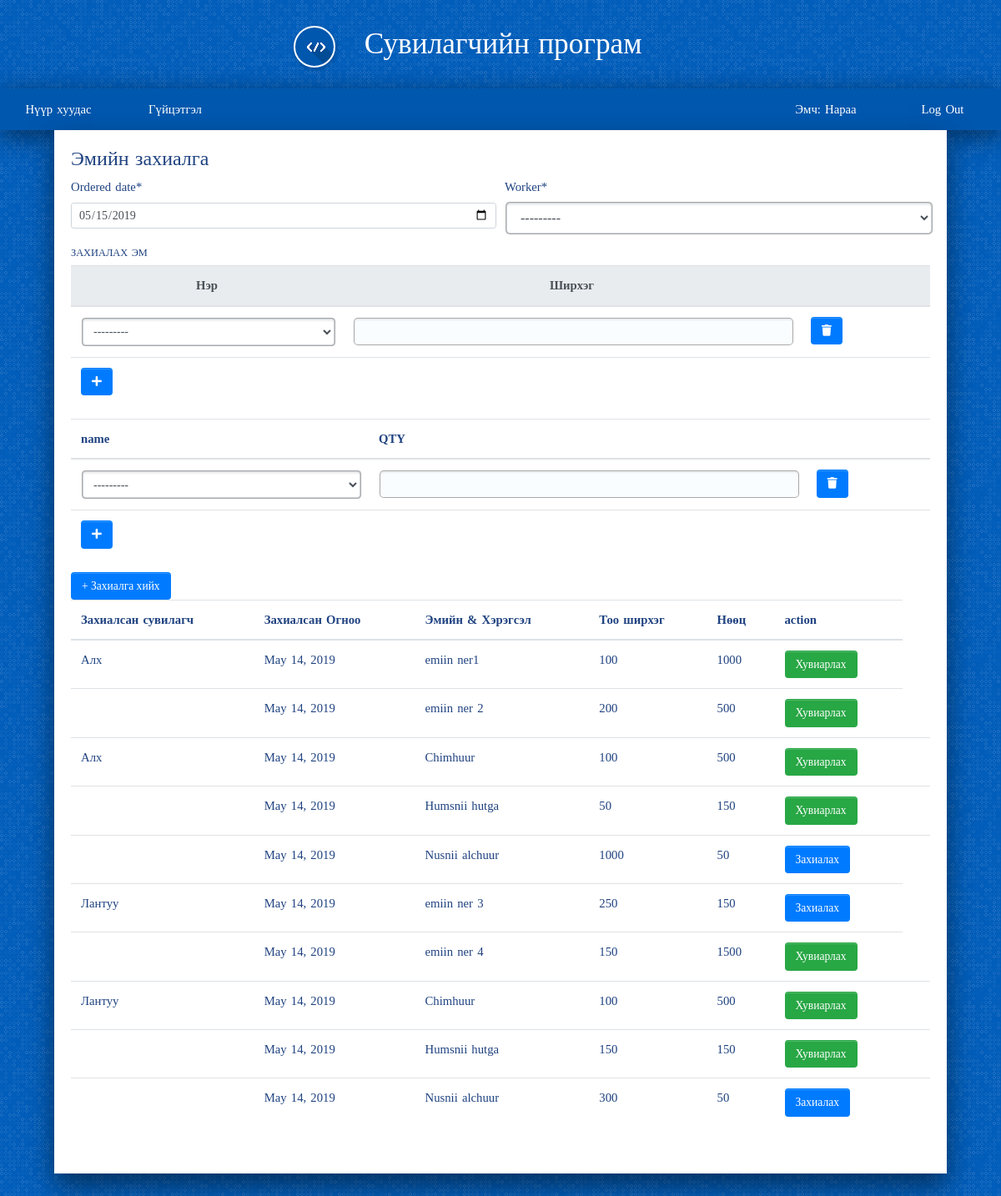
Page /drug/drug_order/ (signed in) on the committed database.
### account/models.py (models this page shows, shortened)
class User(AbstractUser):
    is_worker       = models.BooleanField('worker status', default=False)
    is_costumer     = models.BooleanField('costumer status', default=False)

class Worker(models.Model):
    user            = models.OneToOneField(User, on_delete=models.CASCADE, primary_key=True, related_name='worker')
    firstname       = models.CharField(max_length=200)
    lastname        = models.CharField(max_length=200)
    register        = models.CharField(max_length=200)
    gender          = models.ForeignKey(Gender,on_delete=models.SET_NULL, null=True, blank=True)
    age             = models.IntegerField(null=True, blank=True)
    degree          = models.ForeignKey(Degree, on_delete=models.SET_NULL, null=True, blank=True)
    position        = models.ForeignKey(Position, on_delete=models.SET_NULL, null=True, blank=True)
    def __str__(self):
        return self.firstname
    def is_doctor(self):
        return self.position.name == "Эмч"

### drug/models.py (models this page shows, shortened)
class Order(models.Model):
    ordered_date    = models.DateField(default=timezone.now)
    irraved_date    = models.DateField(null=True, blank=True)
    is_irraved      = models.BooleanField(default=False)
    worker          = models.ForeignKey(Worker, on_delete=models.SET_NULL, null=True, blank=True)

class Ordered_drug(models.Model):
    order       = models.ForeignKey(Order, on_delete=models.CASCADE)
    drug        = models.ForeignKey(Drug, on_delete=models.SET_NULL, null=True, blank=True)
    qty         = models.IntegerField()

class Drug(models.Model):
    drug_code               = models.CharField(max_length=100)
    drug_name               = models.CharField(max_length=300)
    instructions            = models.CharField(max_length=300)
    serial_number           = models.CharField(max_length=100)
    producted_date          = models.DateField(default=timezone.now)
    hadgalah_hugatsaa       = models.CharField(max_length=100)
    uildver_ner             = models.CharField(max_length=100)
    sanuulga                = models.CharField(max_length=1000)
    drug_type               = models.ForeignKey(Drug_type, on_delete=models.SET_NULL, null=True, blank=True)
    savalgaa                = models.ForeignKey(Savalgaa, on_delete=models.SET_NULL, null=True, blank=True)
    hemjee                  = models.ForeignKey(Hemjee, on_delete=models.SET_NULL, null=True, blank=True)
    helber                  = models.ForeignKey(Helber, on_delete=models.SET_NULL, null=True, blank=True)
    storage_condition       = models.ForeignKey(Storage_condition, on_delete=models.SET_NULL, null=True, blank=True)
    def __str__(self):
        return self.drug_name

class Drug_resource(models.Model):
    drug                = models.OneToOneField(Drug, on_delete=models.SET_NULL, null=True, blank=True)
    qty                 = models.IntegerField()
    last_transaction    = models.DateField(default=timezone.now)

class Ordered_staff(models.Model):
    order       = models.ForeignKey(Order, on_delete=models.CASCADE)
    staff       = models.ForeignKey(Other_staff, on_delete=models.SET_NULL, null=True, blank=True)
    qty         = models.IntegerField()

class Other_staff(models.Model):
    name                = models.CharField(max_length=500)
    hemjee              = models.CharField(max_length=50)
    uildver             = models.CharField(max_length=200)
    producted_date      = models.DateField(default=timezone.now)
    hadgalah_hugatsaa   = models.CharField(max_length=50)
    def __str__(self):
        return self.name

class Staff_resource(models.Model):
    staff               = models.OneToOneField(Other_staff, on_delete=models.SET_NULL, null=True, blank=True)
    qty                 = models.IntegerField()
    last_transaction    = models.DateField(default=timezone.now)

### drug/views.py (the view, shortened to what this page needs)
@login_required
def drug_order(request, template_name='drug/drug_order.html'):
    context = {}
    order = Order.objects.all()
    ordered_drug = Ordered_drug.objects.all()
    ordered_staff = Ordered_staff.objects.all()
    drug_resource = Drug_resource.objects.all()
    staff_resource = Staff_resource.objects.all()
    Ordered_drugFormset = modelformset_factory(Ordered_drug, form=Ordered_drugForm)
    Ordered_staffFormset = modelformset_factory(Ordered_staff, form=Ordered_staffForm)
    form = OrderForm(request.POST or None, initial={'worker': request.user.worker})
    formset1 = Ordered_drugFormset(request.POST or None, queryset = Ordered_drug.objects.none(), prefix='ordered_drug')
    formset2 = Ordered_staffFormset(request.POST or None, queryset = Ordered_staff.objects.none(), prefix='ordered_staff')
    context['staff_resource'] = staff_resource
    context['drug_resource'] = drug_resource
    context['order'] = order
    context['formset2'] = formset2
    context['formset1'] = formset1
    context['form'] = form
    return render(request, template_name, context)

### drug/forms.py
class OrderForm(forms.ModelForm):
    worker = forms.ModelChoiceField(queryset=Worker.objects.filter(position__name = "Сувилагч"))
    class Meta:
        model = Order
        fields = [
            'ordered_date',
            'worker',
        ]
        widgets = {
            'ordered_date': forms.DateInput(attrs={"type": "date", 'class': 'form-control form-control-sm', 'read_only': 'read_only'}),
            'worker': forms.Select(attrs={'class': 'form-control form-control-sm'}),
        }

### drug/templates/drug/drug_order.html (shortened to what this page needs)
{% extends 'base.html' %}
{% load staticfiles %}
{% load crispy_forms_tags %}
{% block content %}
<h4>Эмийн захиалга</h4>
<form method="POST">
    <div class="form-row">
      <div class="form-group col-md-6 mb-0">
        {{ form.ordered_date|as_crispy_field }}
      </div>
      <div class="form-group col-md-6 mb-0">
        {{ form.worker|as_crispy_field }}
      </div>
    </div>
  <h5> Захиалах эм </h5>
  <table class="table">
    <thead class="thead-light text-center">
      <tr>
        <th> Нэр </th>
        <th> Ширхэг </th>
        <th></th>
      </tr>
    </thead>
    <tbody>
    {% for items in formset1 %}
        <tr class="{{ formset1.prefix }}">
            <td>
                {{ items.drug }}
            </td>
            <td>
                {{ items.qty }}
            </td>
            <td>
                <button type="button" class="btn btn-primary btn-sm remove-form-row" id="{{ formset1.prefix }}">
                    <i class="fa fa-trash"></i>
                </button>
            </td>
        </tr>
    {% endfor %}
    <tr>
        <td colspan="9" style="border-left: none!important; border-right: none !important; border-bottom: none !important;">
            <button type="button" class="btn btn-sm btn-primary add-form-row" id="{{ formset1.prefix }}">
               <i class="fa fa-plus"></i>
            </button>
        </td>
    </tr>
    </tbody>
  </table>
  <table class="table">
    <thead>
      <th> name </th>
      <th> QTY </th>
      <th>  </th>
    </thead>
    <tbody>
      {% for data in formset2 %}
        <tr class="{{ formset2.prefix }}">
          <td> {{ data.staff }} </td>
          <td> {{ data.qty }} </td>
          <td>
              <button type="button" class="btn btn-primary btn-sm remove-form-row" id="{{ formset2.prefix }}">
                  <i class="fa fa-trash"></i>
              </button>
          </td>
        </tr>
      {% endfor %}
      <tr>
          <td colspan="9" style="border-left: none!important; border-right: none !important; border-bottom: none !important;">
              <button type="button" class="btn btn-sm btn-primary add-form-row" id="{{ formset2.prefix }}">
                 <i class="fa fa-plus"></i>
              </button>
          </td>
      </tr>
    </tbody>
  </table>
  <input class="btn btn-primary btn-lg" type="submit" value="+ Захиалга хийх" />
</form>
<table class="table ">
  <thead>
    <th> Захиалсан сувилагч </th>
    <th> Захиалсан Огноо </th>
    <th> Эмийн & Хэрэгсэл </th>
    <th> Тоо ширхэг </th>
    <th> Нөөц </th>
    <th> action </th>
  </thead>
  <tbody>
    {% for items in order %}
        {% for data in items.ordered_drug_set.all %}
          <tr>
            <td>
              {% ifchanged items.worker %}
                  {{ items.worker }}
              {% endifchanged %}
            </td>
            <td>
                {{ items.ordered_date }}
            </td>
            <td> {{ data.drug }} </td>
            <td> {{ data.qty }} </td>
            <td>
              {% for x in drug_resource %}
                {% if x.drug == data.drug %}
                  {{ x.qty }}
                {% endif %}
              {% endfor %}
            </td>
              {% for x in drug_resource %}
                {% if x.drug == data.drug %}
                  <td>
                    {% if x.qty >= data.qty %}
                      <a href="{% url 'drug:staff_order' data.id %}" class="btn btn-success btn-xs"> Хувиарлах </a>
                    {% else %}
                      <a href="{% url 'drug:staff_distribute' data.id %}" class="btn btn-primary btn-xs"> Захиалах </a>
                    {% endif %}
                  </td>
                {% endif %}
              {% endfor %}
          </tr>
        {% endfor %}
        {% for data in items.ordered_staff_set.all %}
          <tr>
            <td>
              {% ifchanged items.worker %}
                  {{ items.worker }}
              {% endifchanged %}
            </td>
            <td>
              {{ items.ordered_date }}
            </td>
            <td> {{ data.staff }} </td>
            <td> {{ data.qty }} </td>
            {% for x in staff_resource %}
              {% if x.staff == data.staff %}
                <td>
                  {{ x.qty }}
                </td>
                <td>
                  {% if x.qty >= data.qty %}
                    <a href="{% url 'drug:staff_order' data.id %}" class="btn btn-success btn-xs"> Хувиарлах </a>
                  {% else %}
                    <a href="{% url 'drug:staff_distribute' data.id %}" class="btn btn-primary btn-xs"> Захиалах </a>
                  {% endif %}
                </td>
              {% endif %}
            {% endfor %}
            <td>
            </td>
          </tr>
        {% endfor %}
    {% endfor %}
  </tbody>
</table>
{% endblock %}

### templates/base.html (shortened to what this page needs)
{% load staticfiles %}
<!DOCTYPE html>
<html>
<head>
	<link rel="stylesheet" href="https://stackpath.bootstrapcdn.com/bootstrap/4.1.3/css/bootstrap.min.css">
	<link rel="stylesheet" href="{% static 'css/style.css' %}">
	<link rel="stylesheet" href="{% static 'css/basic.css' %}">
	<link rel="stylesheet" href="{% static 'css/navigator.css' %}">
	<link rel="stylesheet" href="https://use.fontawesome.com/releases/v5.8.1/css/all.css">
</head>
<body>
{% if request.user.is_authenticated %}
	{% if request.user.is_worker %}
		{% if request.user.worker.is_doctor %}
			<div class="title">
					<i class="logo-design-guide"></i>
					Сувилагчийн програм
			</div>
			<div class="header">
				<ul id="menu" class="menu">
						<li><a href="{% url 'home' %}"> Нүүр хуудас </a></li>
						<li><a href="{% url 'drug:all_emchilgee_list' %}"> Гүйцэтгэл </a></li>
						<li class="float-right"><a href="{% url 'account:logout'%}"> Log Out </a></li>
						<li class="float-right"> <a href="#"> Эмч: {{ request.user.worker }} </a> </li>
				</ul>
			</div>
		{% endif %}
	{% endif %}
{% endif %}
<div class="container">
	<div class="main">
	    {% block content %}
			{% endblock %}
	</div>
</div>
</body>
</html>

### static/css/style.css (style rules this page uses)
body { background-color: #e9e9e9; }

### static/css/basic.css (style rules this page uses)
body { font-family: "Fira Sans Condensed"; font-weight: 400; font-size: 0.92em; color: #1f4280; background-color: #005dba; line-height: 1.5em; word-spacing: 0.1em; margin: 0; }
.container { display: grid; grid-template-columns: auto 1400px auto; grid-template-rows: auto auto auto auto 60px; }
.title { grid-column: 2/3; grid-row: 1/2; font-weight: 200; font-size: 2.4em; color: #fff; line-height: 3em; text-align: center; }
.title [class^="logo-"] { border: 2px solid #fff; margin-right: 24px; margin-left: -78px; }
.header { grid-column: 2/3; grid-row: 2/3; border-radius: 4px 4px 0 0; overflow: hidden; box-shadow: 0px 7px 31px rgba(0, 0, 0, 0.5); background-color: #0057ae; }
.main { grid-column: 2/3; grid-row: 3/4; background-color: #fff; box-shadow: 0px 15px 31px rgba(0, 0, 0, 0.5); padding: 20px 20px 40px 20px; min-width: 0; }
h5 { font-size: 0.84em; border-radius: 4px; text-transform: uppercase; font-weight: 500; }
h5:first-of-type { margin-top: 0; }
a { color: #ff5722; text-decoration: none; }
label { display: block; }
select, input[type="text"], input[type="number"], input[type="password"], textarea { line-height: 1.42857143; padding: 6px 12px; border-radius: 4px; border: none; font-family: "Fira Sans Condensed"; font-size: 0.846rem; box-shadow: inset 0 2px 2px rgba(0,0,0,.07), 0 0 0 1px darkgrey; background-color: #fafdff; color: #1f4280; transition: box-shadow .15s ease-in, border-color .15s ease-in; margin: 2px; }
select:not([multiple]) { height: 2.3em; }
.btn { font-family: "Fira Sans Condensed"; font-size: 0.92em; }
.btn { display: inline-block; font-weight: normal; text-align: center; vertical-align: middle; touch-action: manipulation; cursor: pointer; background-image: none; border: 1px solid transparent; white-space: nowrap; padding: 6px 12px; line-height: 1.42857143; -webkit-border-radius: 4px; border-radius: 4px; -webkit-user-select: none; -moz-user-select: none; -ms-user-select: none; user-select: none; color: #fff; box-shadow: inset 0 1px 0 rgba(255,255,255,0.2); text-decoration: none; transition: background-color .2s ease-in-out, border-color .2s ease-in-out; }
@media screen and (max-width: 1440px) { .container { grid-template-columns: 20px auto 20px; } }
ul.menu { margin:0; padding:0; transition: background-color .15s ease-in-out; min-height: 50px; }
ul.menu li { display:inline-block; float: left; }
ul.menu li a { display:block; min-width:140px; height: 50px; text-align: center; line-height: 50px; color: #fff; background: #0057ae; transition: background-color .20s ease-in-out; }
ul.menu .float-right { float: right; }

### static/css/navigator.css (style rules this page uses)
[class^="logo-"] { display: inline-block; width: 50px; height: 50px; box-shadow: 1px 2px 4px 1px rgba(0,0,0,.15); transition: box-shadow .2s ease-in-out; border-radius: 50%; vertical-align: middle; }

### rows in the picture
User: user.worker "Нараа"
Order: worker "Алх", ordered_date "May 14, 2019"
Ordered_drug: drug "emiin ner1", qty "100"
Drug_resource: qty "1000", shows "Хувиарлах"
Ordered_drug: drug "emiin ner 2", qty "200"
Drug_resource: qty "500", shows "Хувиарлах"
Ordered_staff: staff "Chimhuur", qty "100"
Staff_resource: qty "500", shows "Хувиарлах"
Ordered_staff: staff "Humsnii hutga", qty "50"
Staff_resource: qty "150", shows "Хувиарлах"
Ordered_staff: staff "Nusnii alchuur", qty "1000"
Staff_resource: qty "50", shows "Захиалах"
Order: worker "Лантуу", ordered_date "May 14, 2019"
Ordered_drug: drug "emiin ner 3", qty "250"
Drug_resource: qty "150", shows "Захиалах"
Ordered_drug: drug "emiin ner 4", qty "150"
Drug_resource: qty "1500", shows "Хувиарлах"
Ordered_staff: staff "Chimhuur", qty "100"
Ordered_staff: staff "Humsnii hutga", qty "150"
Ordered_staff: staff "Nusnii alchuur", qty "300"
